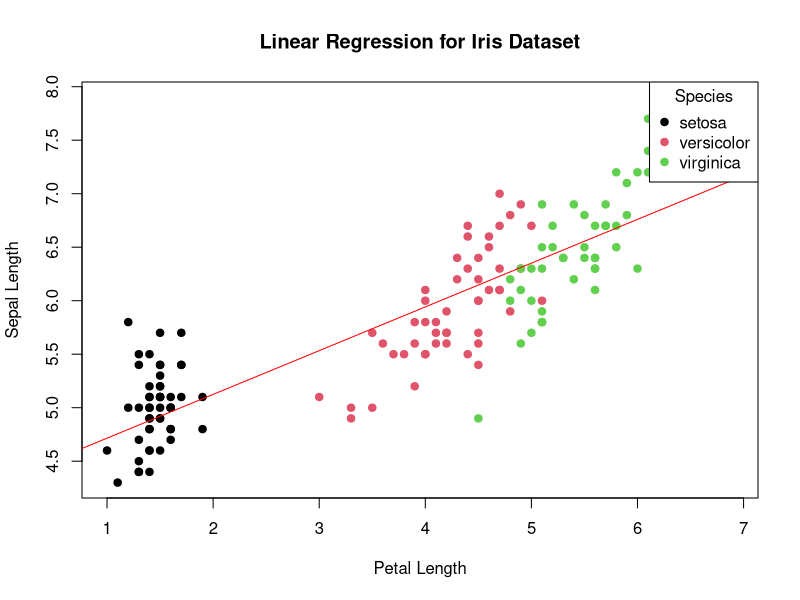
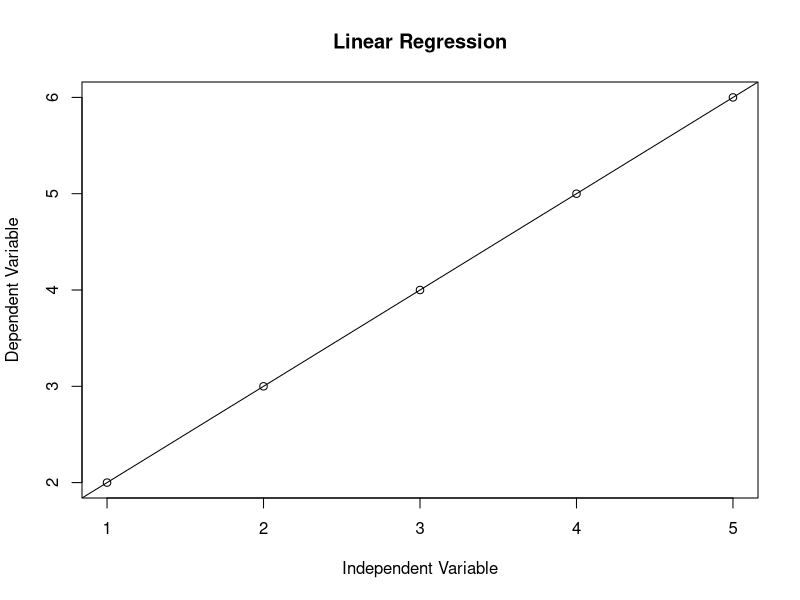

Reproduce these figures in R, in order.


#linear regression

# Load the Iris dataset (it's built into R)
data(iris)

# Fit a linear regression model with Sepal.Length as the target and Petal.Length as the predictor
model <- lm(Sepal.Length ~ Petal.Length, data = iris)

# Create a scatterplot with the regression line
plot(iris$Petal.Length, iris$Sepal.Length, pch = 19, col = iris$Species,
     xlab = "Petal Length", ylab = "Sepal Length", main = "Linear Regression for Iris Dataset")
abline(model, col = "red")

# Add a legend for species
legend("topright", legend = levels(iris$Species), col = 1:3, pch = 19, title = "Species")


# Example data
data <- data.frame(
  Independent_Variable = c(1, 2, 3, 4, 5),
  Dependent_Variable = c(2, 3, 4, 5, 6)
)

# Create a linear regression model
model <- lm(Dependent_Variable ~ Independent_Variable, data = data)
# View regression results
summary(model)
# Scatter plot of the data points
plot(data$Independent_Variable, data$Dependent_Variable, main = "Linear Regression", xlab = "Independent Variable", ylab = "Dependent Variable")

# Add the regression line
abline(model)


